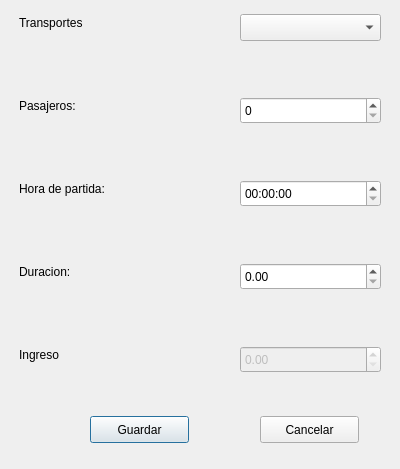
<?xml version="1.0" encoding="UTF-8"?>
<ui version="4.0">
 <class>trip</class>
 <widget class="QDialog" name="trip">
  <property name="geometry">
   <rect>
    <x>0</x>
    <y>0</y>
    <width>400</width>
    <height>469</height>
   </rect>
  </property>
  <property name="windowTitle">
   <string>Dialog</string>
  </property>
  <widget class="QPushButton" name="pushButton">
   <property name="geometry">
    <rect>
     <x>90</x>
     <y>416</y>
     <width>99</width>
     <height>27</height>
    </rect>
   </property>
   <property name="text">
    <string>Guardar</string>
   </property>
  </widget>
  <widget class="QLabel" name="label_3">
   <property name="geometry">
    <rect>
     <x>19</x>
     <y>180</y>
     <width>110</width>
     <height>17</height>
    </rect>
   </property>
   <property name="text">
    <string>Hora de partida:</string>
   </property>
  </widget>
  <widget class="QDoubleSpinBox" name="v_duracion">
   <property name="geometry">
    <rect>
     <x>240</x>
     <y>263</y>
     <width>141</width>
     <height>27</height>
    </rect>
   </property>
  </widget>
  <widget class="QPushButton" name="pushButton_2">
   <property name="geometry">
    <rect>
     <x>260</x>
     <y>416</y>
     <width>99</width>
     <height>27</height>
    </rect>
   </property>
   <property name="text">
    <string>Cancelar</string>
   </property>
  </widget>
  <widget class="QLabel" name="label_2">
   <property name="geometry">
    <rect>
     <x>19</x>
     <y>97</y>
     <width>72</width>
     <height>17</height>
    </rect>
   </property>
   <property name="text">
    <string>Pasajeros: </string>
   </property>
  </widget>
  <widget class="QLabel" name="label_4">
   <property name="geometry">
    <rect>
     <x>19</x>
     <y>263</y>
     <width>65</width>
     <height>17</height>
    </rect>
   </property>
   <property name="text">
    <string>Duracion:</string>
   </property>
  </widget>
  <widget class="QLabel" name="label">
   <property name="geometry">
    <rect>
     <x>19</x>
     <y>14</y>
     <width>82</width>
     <height>17</height>
    </rect>
   </property>
   <property name="text">
    <string>Transportes</string>
   </property>
  </widget>
  <widget class="QLabel" name="label_5">
   <property name="geometry">
    <rect>
     <x>19</x>
     <y>346</y>
     <width>51</width>
     <height>17</height>
    </rect>
   </property>
   <property name="text">
    <string>Ingreso</string>
   </property>
  </widget>
  <widget class="QSpinBox" name="v_pasajero">
   <property name="geometry">
    <rect>
     <x>240</x>
     <y>97</y>
     <width>141</width>
     <height>27</height>
    </rect>
   </property>
  </widget>
  <widget class="QComboBox" name="v_transporte">
   <property name="geometry">
    <rect>
     <x>240</x>
     <y>14</y>
     <width>141</width>
     <height>27</height>
    </rect>
   </property>
  </widget>
  <widget class="QDoubleSpinBox" name="v_ingreso">
   <property name="enabled">
    <bool>false</bool>
   </property>
   <property name="geometry">
    <rect>
     <x>240</x>
     <y>346</y>
     <width>141</width>
     <height>27</height>
    </rect>
   </property>
  </widget>
  <widget class="QTimeEdit" name="v_hora">
   <property name="geometry">
    <rect>
     <x>240</x>
     <y>180</y>
     <width>141</width>
     <height>27</height>
    </rect>
   </property>
  </widget>
 </widget>
 <resources/>
 <connections/>
</ui>
